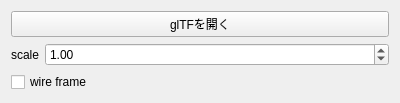
<?xml version="1.0" encoding="UTF-8"?>
<ui version="4.0">
 <class>GLTFConsole</class>
 <widget class="QWidget" name="GLTFConsole">
  <property name="geometry">
   <rect>
    <x>0</x>
    <y>0</y>
    <width>400</width>
    <height>89</height>
   </rect>
  </property>
  <property name="windowTitle">
   <string>glTF Console</string>
  </property>
  <layout class="QFormLayout" name="formLayout">
   <item row="1" column="0">
    <widget class="QLabel" name="label">
     <property name="text">
      <string>scale</string>
     </property>
    </widget>
   </item>
   <item row="1" column="1">
    <widget class="QDoubleSpinBox" name="doubleSpinBox">
     <property name="minimum">
      <double>0.100000000000000</double>
     </property>
     <property name="maximum">
      <double>1000.000000000000000</double>
     </property>
     <property name="value">
      <double>1.000000000000000</double>
     </property>
    </widget>
   </item>
   <item row="0" column="0" colspan="2">
    <widget class="QPushButton" name="pushButton">
     <property name="text">
      <string>glTFを開く</string>
     </property>
    </widget>
   </item>
   <item row="2" column="0" colspan="2">
    <widget class="QCheckBox" name="checkBox">
     <property name="text">
      <string>wire frame</string>
     </property>
    </widget>
   </item>
  </layout>
 </widget>
 <resources/>
 <connections/>
</ui>
